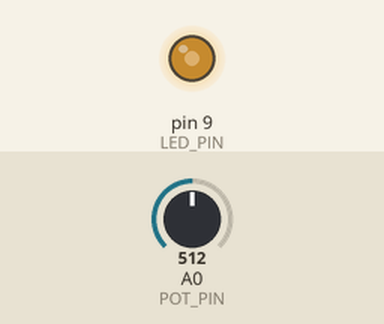
This sketch was run on a simulated Arduino Uno, built with avr-gcc and run on an emulated ATmega328P. On the bench: output pins drawn as LEDs (lit = HIGH). The inputs (shaded band) are chosen by the test bench; at power-on: A0 (POT_PIN) = 512.

Above: at 1.2 s.
1.3 s: A0 (POT_PIN) set to 716
At 2.9 s:
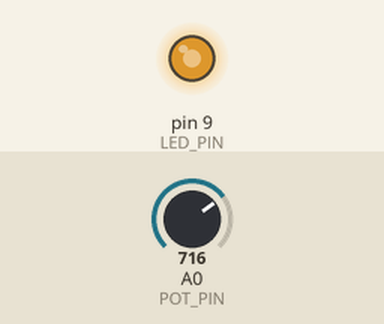
3.2 s: A0 (POT_PIN) set to 900
At 3.35 s:
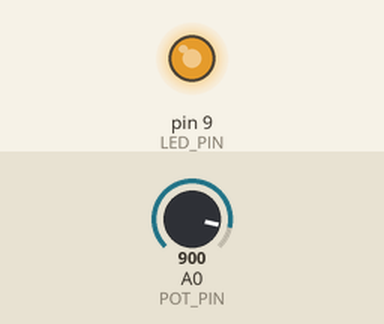
5.1 s: A0 (POT_PIN) set to 122
At 6.0 s:
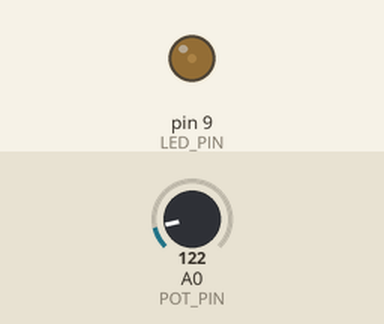
7.0 s: A0 (POT_PIN) set to 0
At 7.15 s:
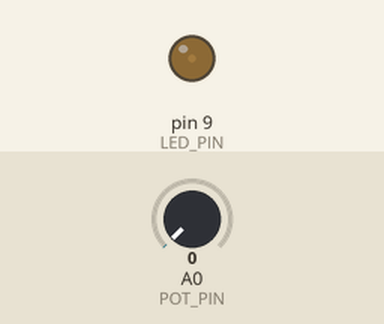
Timing chart, 0 to 9.9 s (numbered marks = the images above; inputs shaded):
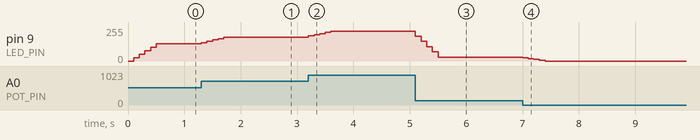

The sketch:

adc_to_pwm.ino
```cpp
/*
 * ADC to PWM Control Loop
 *
 * Samples an analog input from a 10k potentiometer and uses that value to
 * drive an LED with a pulse width modulated output with non blocking delays.
 */

// pin configuration
const uint8_t POT_PIN = A0;
const uint8_t LED_PIN = 9;

// timing configuration
const unsigned long SAMPLE_INTERVAL_MS = 100;
unsigned long lastSampleTime = 0;

// set up moving average filter
const uint8_t FILTER_SIZE = 5;
uint16_t adcSamples[FILTER_SIZE];
uint8_t sampleIndex = 0;
uint32_t sampleSum = 0;

void setup() {
    pinMode(LED_PIN, OUTPUT);

    // initialize filter buffer with zeroes
    for (uint8_t i = 0; i < FILTER_SIZE; i++)
        adcSamples[i] = 0;
}

void loop() {
    unsigned long currTime = millis();

    if (currTime - lastSampleTime >= SAMPLE_INTERVAL_MS) {
        lastSampleTime = currTime;

        // returns a 10 bit value (0-1023), hence need for uint16
        uint16_t adcVal = analogRead(POT_PIN);

        // update moving average
        sampleSum -= adcSamples[sampleIndex];
        adcSamples[sampleIndex] = adcVal;
        sampleSum += adcVal;
        uint16_t avgAdc = sampleSum / FILTER_SIZE;

        sampleIndex = (sampleIndex + 1) % FILTER_SIZE;

        // analogWrite outputs 8 bit value (0-255), scale adc value down
        uint8_t pwmVal = avgAdc >> 2;
        analogWrite(LED_PIN, pwmVal);
    }
}
```

Measured:
- after the input at 1.3 s, pin 9 (LED_PIN): moves from 128/255 to 179/255 over 0.40 s, starting at once
- after the input at 3.2 s, pin 9 (LED_PIN): moves from 179/255 to 225/255 over 0.40 s, starting at once
- after the input at 5.1 s, pin 9 (LED_PIN): moves from 225/255 to 30/255 over 0.40 s, starting at once
- after the input at 7.0 s, pin 9 (LED_PIN): moves from 30/255 to 0/255 over 0.40 s, starting at once
